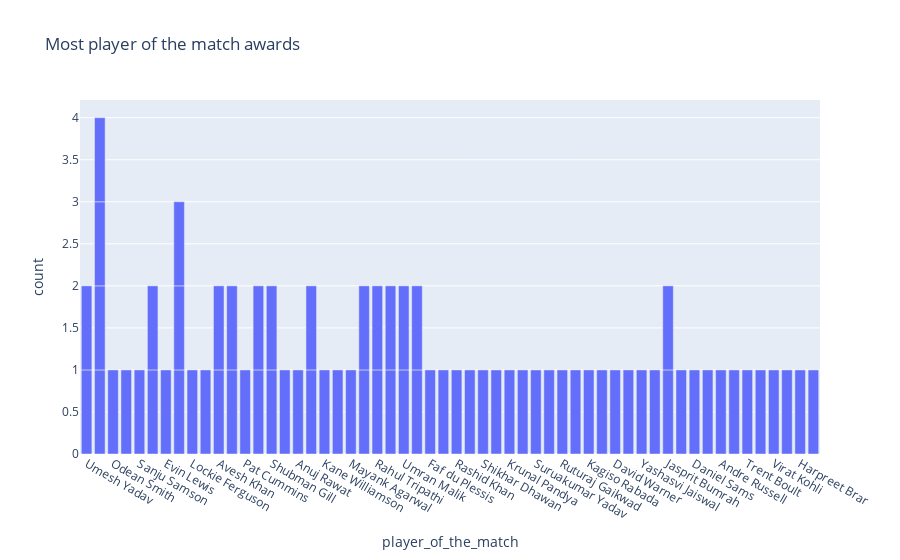

Notebook source saved alongside this figure:
### Code cell
fig=px.bar(data,x="player_of_the_match",
           title="Most player of the match awards")
fig.show()

### Figure 1 — Plotly figure (JSON) as saved in the notebook; plotly's stock layout.template omitted (floating-point values rounded to 4 significant figures)
{"data": [{"alignmentgroup": "True", "hovertemplate": "player_of_the_match=%{x}<br>count=%{y}<extra></extra>", "legendgroup": "", "marker": {"color": "#636efa", "pattern": {"shape": ""}}, "name": "", "offsetgroup": "", "orientation": "v", "showlegend": false, "textposition": "auto", "type": "bar", "x": ["Umesh Yadav", "Kuldeep Yadav", "Odean Smith", "Mohammed Shami", "Sanju Samson", "Wanindu Hasaranga", "Evin Lewis", "Umesh Yadav", "Jos Buttler", "Lockie Ferguson", "Liam Livingstone", "Avesh Khan", "Dinesh Karthik", "Pat Cummins", "Quinton de Kock", "Shubman Gill", "Abhishek Sharma", "Anuj Rawat", "Kuldeep Yadav", "Yuzvendra Chahal", "Kane Williamson", "Shivam Dube", "Mayank Agarwal", "Hardik Pandya", "Rahul Tripathi", "K L Rahul", "Dinesh Karthik", "Umran Malik", "David Miller", "Yuzvendra Chahal", "Faf du Plessis", "Kuldeep Yadav", "Mukesh Choudhary", "Jos Buttler", "Rashid Khan", "Marco Jansen", "K L Rahul", "Shikhar Dhawan", "Riyan Parag", "Umran Malik", "Kuldeep Yadav", "Krunal Pandya", "Rahul Tewatia", "Suruakumar Yadav", "Mohsin Khan", "Ruturaj Gaikwad", "Rinku Singh", "Kagiso Rabada", "Harshal Patel", "David Warner", "Tim David", "Yashasvi Jaiswal", "Avesh Khan", "Wanindu Hasaranga", "Devon Conway", "Jasprit Bumrah", "Shubman Gill", "Mitchell Marsh", "Daniel Sams", "Jonny Bairstow", "Andre Russell", "W. Saha", "Trent Boult", "Shardul Thakur", "Rahul Tripathi", "Quinton de Kock", "Virat Kohli", "R Aswin", "Jasprit Bumrah", "Harpreet Brar", "David Miller", "Rajat Patidar", "Jos Buttler", "Hardik Pandya"], "xaxis": "x", "y": [1, 1, 1, 1, 1, 1, 1, 1, 1, 1, 1, 1, 1, 1, 1, 1, 1, 1, 1, 1, 1, 1, 1, 1, 1, 1, 1, 1, 1, 1, 1, 1, 1, 1, 1, 1, 1, 1, 1, 1, 1, 1, 1, 1, 1, 1, 1, 1, 1, 1, 1, 1, 1, 1, 1, 1, 1, 1, 1, 1, 1, 1, 1, 1, 1, 1, 1, 1, 1, 1, 1, 1, 1, 1], "yaxis": "y"}], "layout": {"autosize": true, "barmode": "relative", "legend": {"tracegroupgap": 0}, "title": {"text": "Most player of the match awards"}, "xaxis": {"anchor": "y", "autorange": true, "domain": [0, 1], "range": [-0.5, 55.5], "title": {"text": "player_of_the_match"}, "type": "category"}, "yaxis": {"anchor": "x", "autorange": true, "domain": [0, 1], "range": [0, 4.211], "title": {"text": "count"}, "type": "linear"}}}
